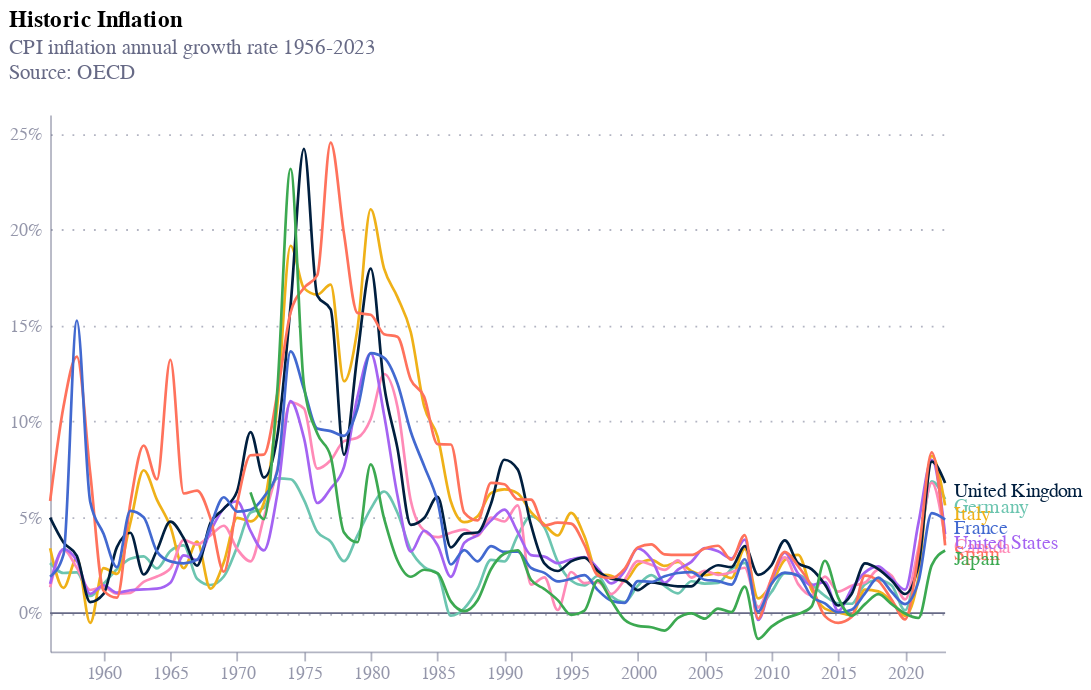

Notebook code cell kept with this figure:
### Code cell
chart = alt.Chart(cpi_df).mark_line(interpolate="monotone").encode(
    x=alt.X('date:T', title=''),
    y=alt.Y('value:Q', title='', axis=alt.Axis(labelExpr="format(datum.value,',') + '%'")),
    color=alt.Color('country:N', legend=None, scale=alt.Scale(domain=["United Kingdom", "France", "Italy", "Spain", "Germany", "Japan", "Canada", "United States"], range=["#001f3f", "#4269d0", "#efb118", "#ff725c", "#6cc5b0", "#3ca951", "#ff8ab7", "#a463f2", "#97bbf5", "#9c6b4e"] 
    )),
    size=alt.condition(
        alt.datum.country == " United Kingdom",
        alt.value(1.5),  
        alt.value(1.5)  
    ),
    strokeDash=alt.condition(
        alt.datum.country == " United Kingdom",
        alt.value([0]),
        alt.value([0])   
    )
).properties(
    width=500,
    height=300,
    title={
        "text": "Historic Inflation",
        "anchor": "start",
        "subtitle": [ "CPI inflation annual growth rate 1956-2023", "Source: OECD", ""],
        "subtitleColor": "#676A86"})

text = alt.Chart(cpi_df).mark_text(
    align='left',
    dx=5,
    dy= 5
).encode(
    alt.X('date:T', aggregate='max'),
    alt.Y('value:Q', aggregate={'argmax': 'date'}),
    text='country:N',
    color = 'country:N'
)  
line = alt.Chart(pd.DataFrame({'y': [0]})).mark_rule(color="#676A86").encode(
    y='y:Q'
)

chart6 = line + chart + text 
chart6

### Figure 1 — Vega-Lite specification as saved in the notebook (floating-point values rounded to 4 significant figures; data arrays with more than 128 entries replaced by an {"elided": "..."} marker saying what was removed)
{"config": {"font": "Circular Std", "mark": {"line": {"interpolate": "monotone"}}, "view": {"stroke": "transparent", "width": 400, "height": 300}, "range": {"category": ["#36B7B4", "#E6224B", "#F4C245", "#0063AF", "#00A767", "#179FDB", "#EB5C2E"], "diverging": ["#E6224B", "#E54753", "#C9C9C9", "#179FDB", "#122B39"], "heatmap": ["#C9C9C9", "#179FDB", "#0063AF", "#122B39"], "ordinal": ["#00A767", "#36B7B4", "#179FDB", "#0063AF", "#243B5A"]}, "axisX": {"domainColor": "#676A86", "domainOpacity": 0.5, "grid": false, "labelAngle": 0, "labelColor": "#676A86", "labelOpacity": 0.7, "orient": "bottom", "tickColor": "#676A86", "tickCount": 10, "tickOpacity": 0.5, "title": false, "titleAlign": "center", "titleAnchor": "middle", "titleColor": "#676A86", "titleFontSize": 12, "titleOpacity": 0.8, "titleY": -15}, "axisY": {"domainColor": "#676A86", "domainOpacity": 0.5, "gridColor": "#676A86", "gridDash": [1, 5], "gridOpacity": 0.5, "labelColor": "#676A86", "labelOpacity": 0.7, "labelPadding": 5, "tickColor": "#676A86", "tickCount": 8, "tickOpacity": 0.5, "ticks": false, "titleAlign": "left", "titleAngle": 0, "titleBaseline": "bottom", "titleColor": "#676A86", "titleFontSize": 12, "titleOpacity": 0.8, "titleX": 0, "titleY": -7}}, "layer": [{"data": {"name": "data-a0a55d106695e8d630baff0f16eee66d"}, "mark": {"type": "rule", "color": "#676A86"}, "encoding": {"y": {"field": "y", "type": "quantitative"}}}, {"data": {"name": "data-133299fe8a9287773026d8fc781208ce"}, "mark": {"type": "line", "interpolate": "monotone"}, "encoding": {"color": {"field": "country", "legend": null, "scale": {"domain": ["United Kingdom", "France", "Italy", "Spain", "Germany", "Japan", "Canada", "United States"], "range": ["#001f3f", "#4269d0", "#efb118", "#ff725c", "#6cc5b0", "#3ca951", "#ff8ab7", "#a463f2", "#97bbf5", "#9c6b4e"]}, "type": "nominal"}, "size": {"condition": {"test": "(datum.country === ' United Kingdom')", "value": 1.5}, "value": 1.5}, "strokeDash": {"condition": {"test": "(datum.country === ' United Kingdom')", "value": [0]}, "value": [0]}, "x": {"field": "date", "title": "", "type": "temporal"}, "y": {"axis": {"labelExpr": "format(datum.value,',') + '%'"}, "field": "value", "title": "", "type": "quantitative"}}, "title": {"text": "Historic Inflation", "anchor": "start", "subtitle": ["CPI inflation annual growth rate 1956-2023", "Source: OECD", ""], "subtitleColor": "#676A86"}}, {"data": {"name": "data-133299fe8a9287773026d8fc781208ce"}, "mark": {"type": "text", "align": "left", "dx": 5, "dy": 5}, "encoding": {"color": {"field": "country", "type": "nominal"}, "text": {"field": "country", "type": "nominal"}, "x": {"aggregate": "max", "field": "date", "type": "temporal"}, "y": {"aggregate": {"argmax": "date"}, "field": "value", "type": "quantitative"}}}], "height": 300, "width": 500, "$schema": "https://vega.github.io/schema/vega-lite/v5.17.0.json", "datasets": {"data-a0a55d106695e8d630baff0f16eee66d": [{"y": 0}], "data-133299fe8a9287773026d8fc781208ce": {"elided": "529 records"}}}
